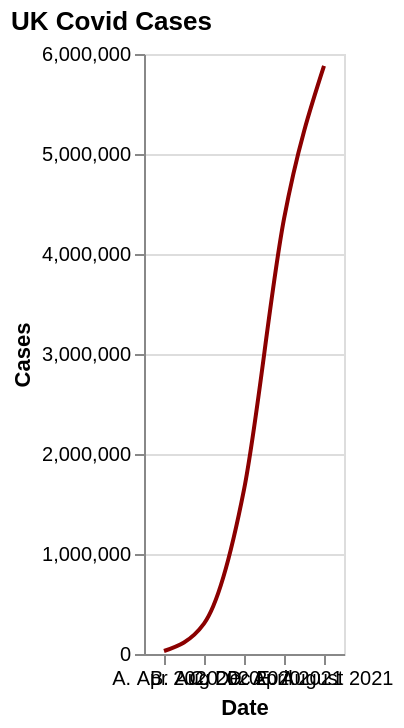

Here is the Vega-Lite specification saved for this chart:
### Vega-Lite specification from a JSON file in a GitHub repository (floating-point values rounded to 4 significant figures)
{"$schema": "https://vega.github.io/schema/vega-lite/v5.json", "description": "A simple bar chart with embedded data.", "title": {"text": "UK Covid Cases", "anchor": "start", "color": "black"}, "height": 300, "width": "container", "data": {"values": [{"date": "A. Apr 2020", "cases": 30088}, {"date": "B. Aug 2020", "cases": 303942}, {"date": "C. Dec 2020", "cases": 1643086}, {"date": "D. April 2021", "cases": 4350266}, {"date": "E. August 2021", "cases": 5880667}]}, "mark": {"type": "line", "interpolate": "monotone", "color": "darkred"}, "encoding": {"x": {"field": "date", "type": "nominal", "axis": {"labelAngle": 0}, "title": "Date"}, "y": {"field": "cases", "type": "quantitative", "title": "Cases"}}}
